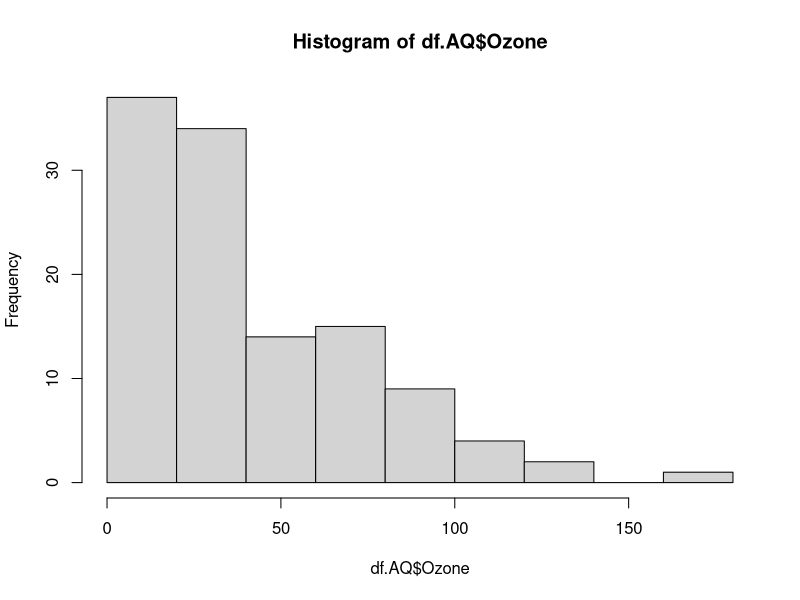
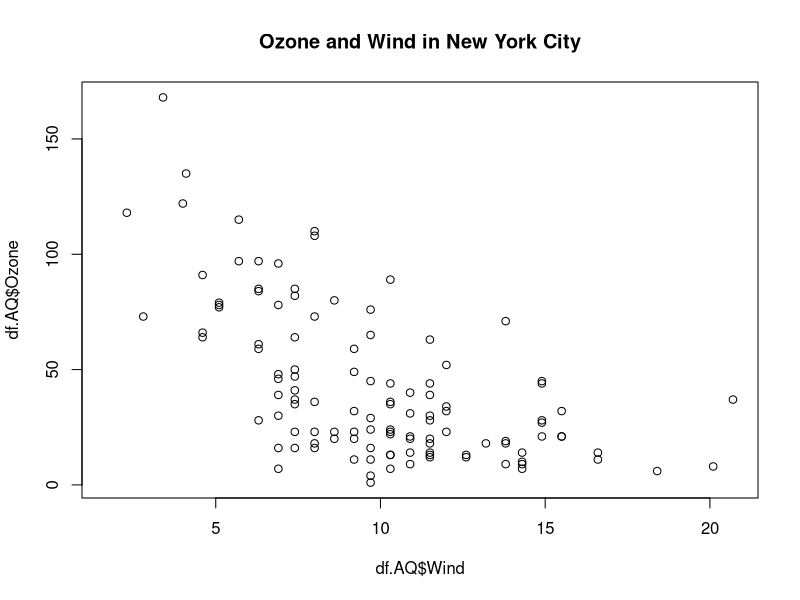
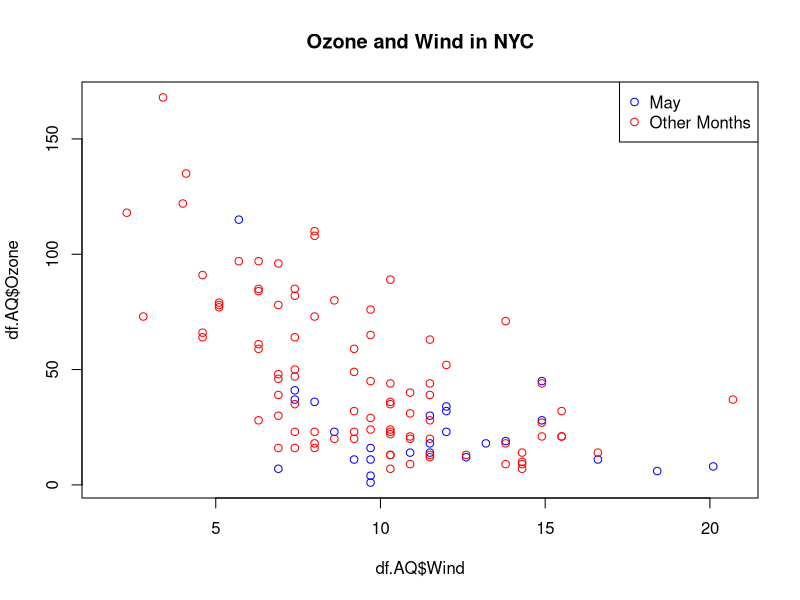
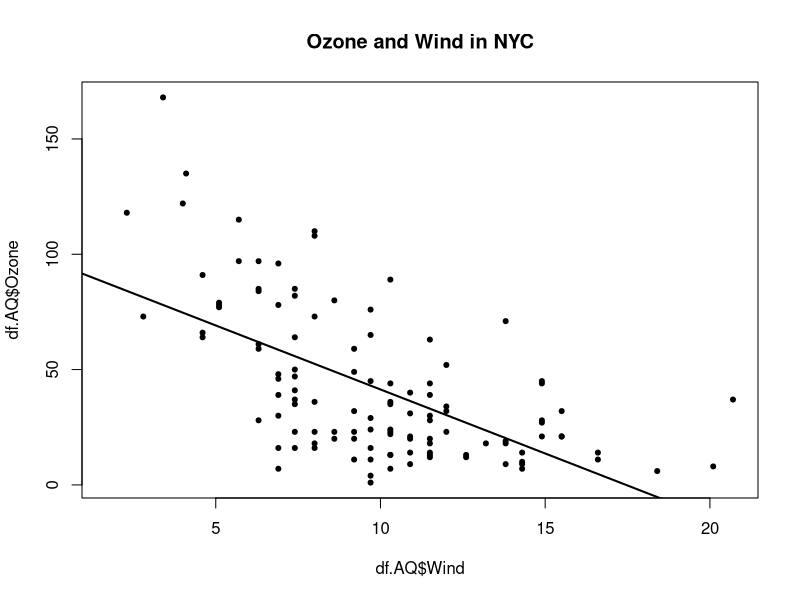
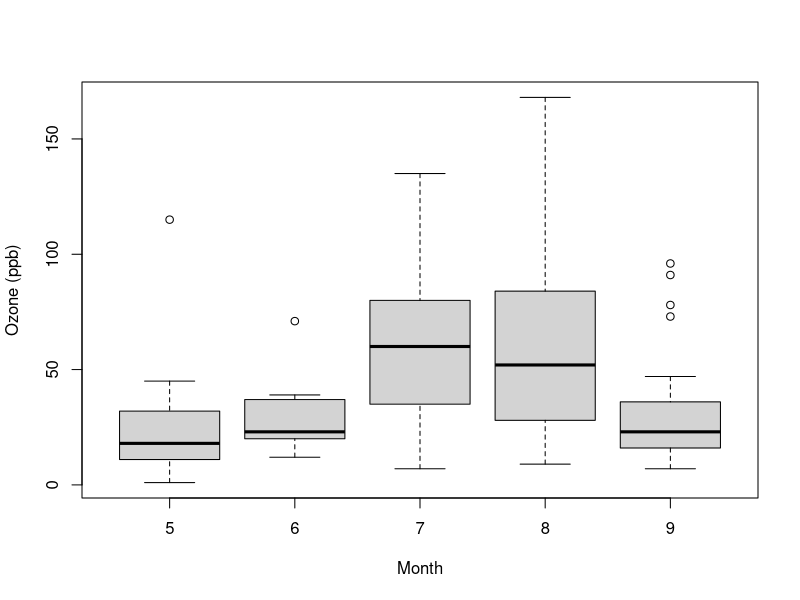
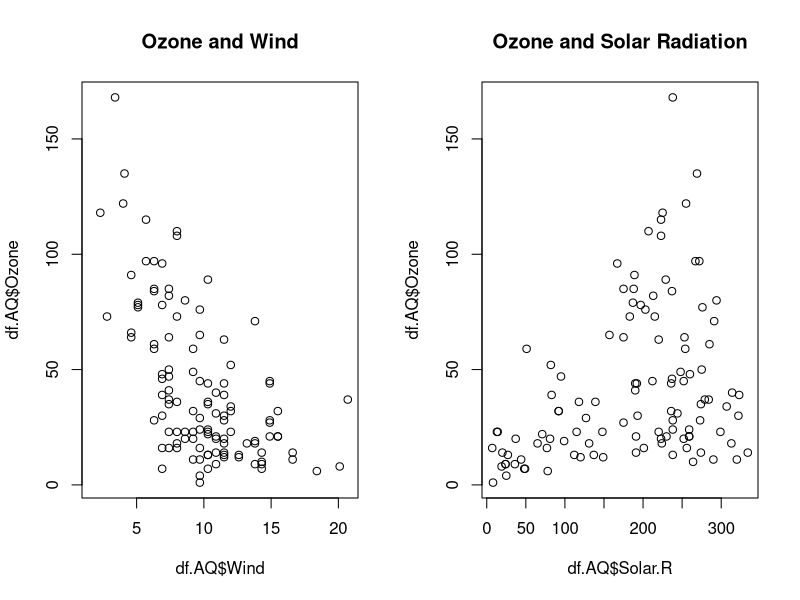
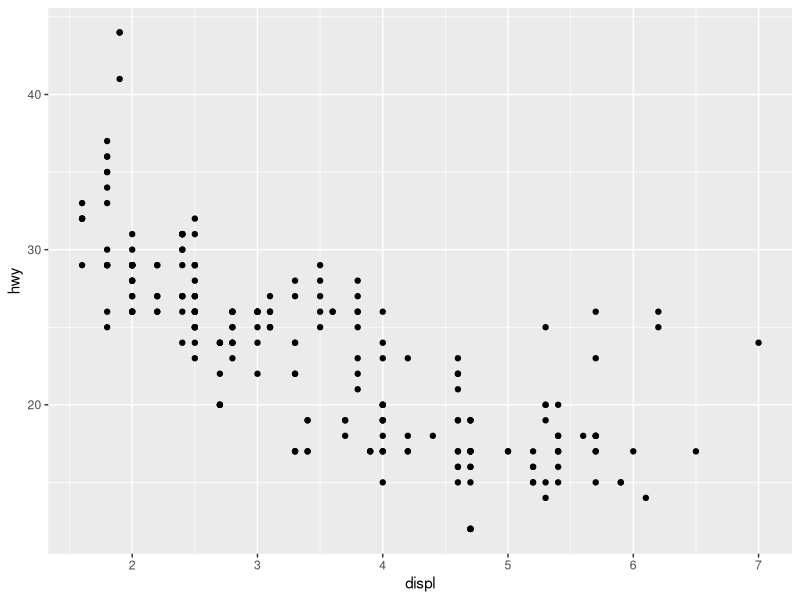
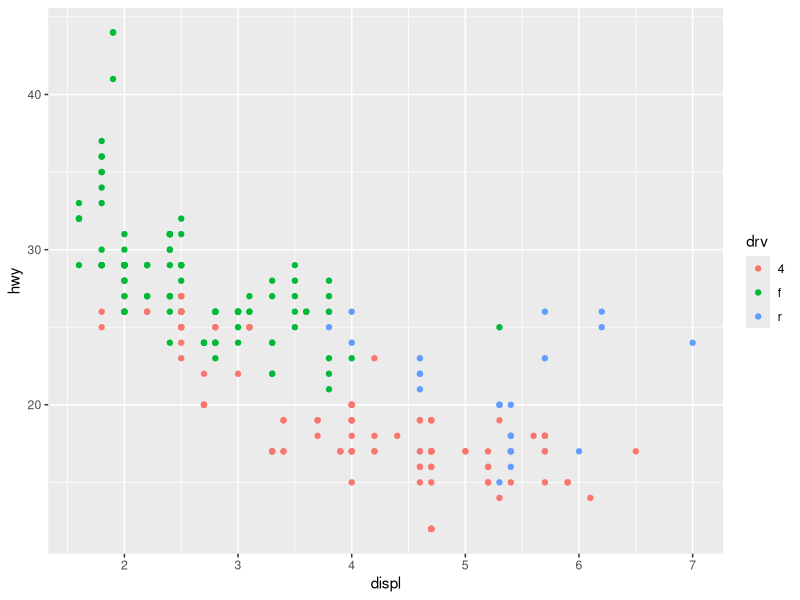

Write the R code that produced these figures, in order.
## ---- chunk 1
knitr::opts_chunk$set(echo = TRUE)
## ---- chunk 2
# We will use the airquality data frame for our plotting purposes
library(datasets)
df.AQ = airquality # Short names for data.frames are much nicer
str( df.AQ )
## ---- chunk 3
# Draw a histogram
hist( df.AQ$Ozone )
## ---- chunk 4
# Draw a scatterplot
plot( df.AQ$Wind, df.AQ$Ozone )
title( main = "Ozone and Wind in New York City" )
## ---- chunk 5
# Create a logical vector to be used as a filter momentarily
is5 = ( df.AQ$Month == 5 )

# Draw a scatterplot again
#   note that type="n" sets up the plot, but does not draw points
plot( df.AQ$Wind, df.AQ$Ozone, main="Ozone and Wind in NYC", type="n" )
points( df.AQ[is5,]$Wind, df.AQ[is5,]$Ozone, col="blue" )
points( df.AQ[!is5,]$Wind, df.AQ[!is5,]$Ozone, col="red" )
legend("topright", pch=1, col=c("blue", "red"), legend=c("May", "Other Months"))
## ---- chunk 6
# Draw a scatterplot with regression line
plot( df.AQ$Wind, df.AQ$Ozone, main="Ozone and Wind in NYC", pch=20 ) 
model = lm( Ozone ~ Wind, df.AQ )
abline( model, lwd=2 )
## ---- chunk 7
# Draw a boxplot
df.AQ$Month = as.factor( df.AQ$Month )
boxplot( Ozone ~ Month, df.AQ, xlab="Month", ylab="Ozone (ppb)" )
## ---- chunk 8
# Draw multiple plots on single device
par( mfrow = c(1,2) )
plot( df.AQ$Wind, df.AQ$Ozone, main="Ozone and Wind" )
plot( df.AQ$Solar.R, df.AQ$Ozone, main="Ozone and Solar Radiation" )

# Set parameter back to single plot
par( mfrow = c(1,1) )
## ---- chunk 9

# Draw to a file graphics device instead of default screen graphics device
pdf( file="example.pdf" )
x = rnorm(100)
hist(x)
print( dev.cur() )

dev.off() #closes file device
## ---- chunk 10
# SEE http://ggplot2.org

library(ggplot2) # comes with mpg data set
str(mpg)
## ---- chunk 11
p <- qplot(displ, hwy, data = mpg)
print(p)

p <- qplot(displ, hwy, data = mpg, color=drv)
print(p)

# add a "smoother" for 95% confidence interval
p <- qplot(displ, hwy, data = mpg, geom = c("point", "smooth"))
print(p)

# histogram (single dim, but still color code subsets within data points)
p <- qplot(hwy, data = mpg, fill=drv)
print(p)

# histogram with facets i.e. panels. (columns ~ rows).. '.' menas
p <- qplot(displ, hwy, data = mpg, facets = . ~ drv)
print(p)

#p <- qplot(hwy, data = mpg, facets = drv ~ ., binwidth=2)
print(p)
## ---- chunk 12
# We will use the airquality dataset for this portion
library(datasets)
df.AQ = airquality
df.AQ$Month = as.factor(df.AQ$Month)
str( df.AQ )

# no actual plot yet, but still has cool summary
p = ggplot( data = df.AQ, aes(Wind,Ozone) )
summary(p)

# now we added a plot
p = ggplot( data = df.AQ, aes(Wind,Ozone) )  
p = p + geom_point()
print(p)

# add a smoother now
p = ggplot( data = df.AQ, aes(Wind,Ozone) )  
p = p + geom_point()   
p = p + geom_smooth(method = "lm")
print(p)

# now add facets (by month, i.e. condition our plot by month)
p = ggplot( data = df.AQ, aes(Wind,Ozone) )  
p = p + geom_point()   
p = p + geom_smooth(method = "lm")  
p = p + facet_grid(. ~ Month)
print(p)

# add manual limits for fun
p = ggplot( data = df.AQ, aes(Wind,Ozone) )  
p = p + geom_point()   
p = p + geom_smooth(method = "lm")  
p = p + facet_grid(. ~ Month)  
p = p + ylim(-10, 50)
print(p)

# how to condition (i.e. add facets) for continuous data?  use the cut() function to add column
# lets condition on Temp instead of Month
cutpoints <- quantile(df.AQ$Temp, seq(0,1, length=4), na.rm=TRUE)
df.AQ$TempDec <- cut(df.AQ$Temp, cutpoints)
levels(df.AQ$TempDec)

# now we can plot
p = ggplot( data = df.AQ, aes(Wind,Ozone) )  
p = p + geom_point()   
p = p + geom_smooth(method = "lm")  
p = p + facet_grid(. ~ Month)
print(p)

# hell, lets make a 2 dimensional facet and condition on month and tempurature decile
p = ggplot( data = df.AQ, aes(Wind,Ozone) )  
p = p + geom_point()   
p = p + geom_smooth(method = "lm")  
p = p + facet_grid(Month ~ TempDec)
print(p)
